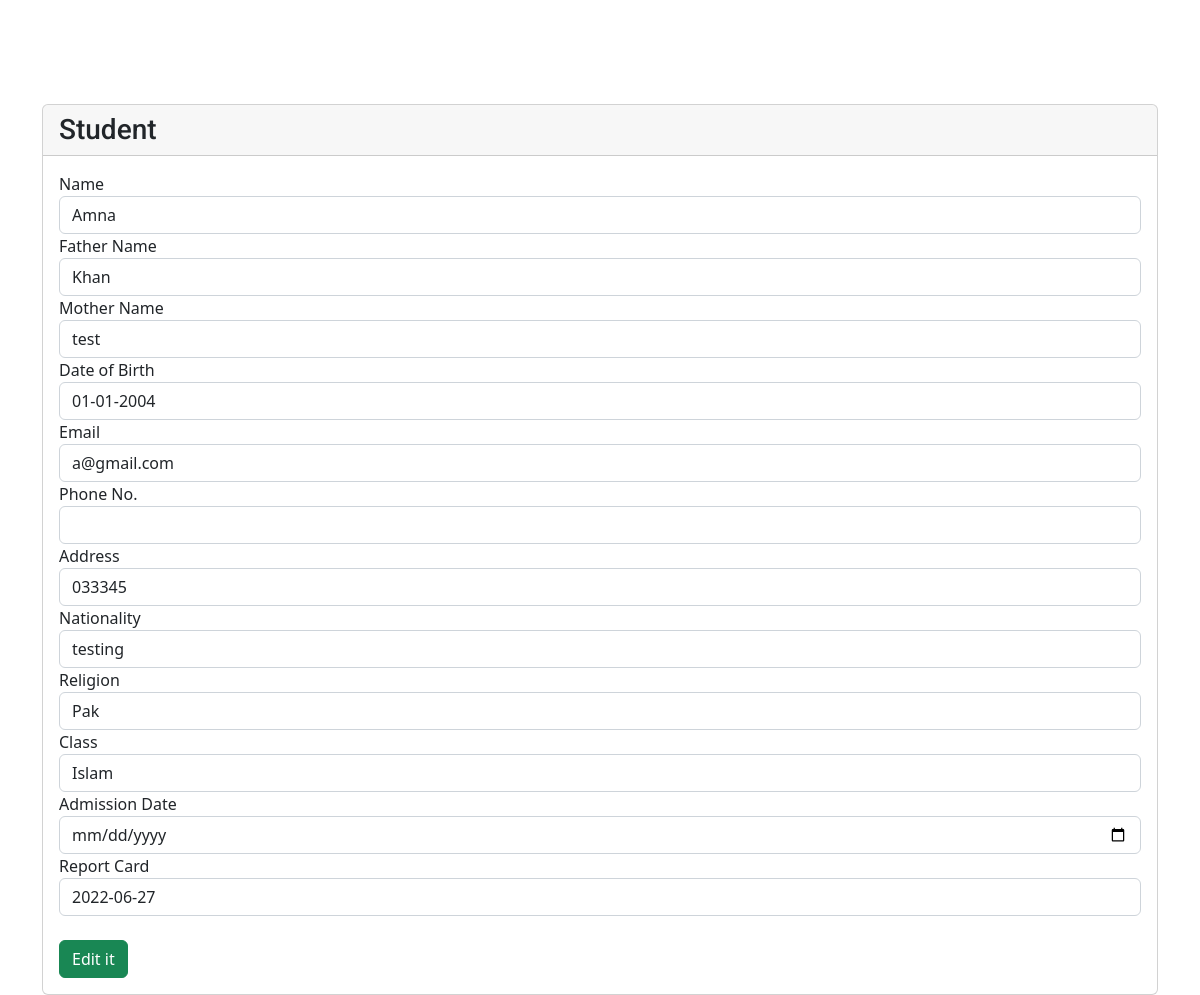
The app's page /ADMIN/S-edit.php?id=2, older data.
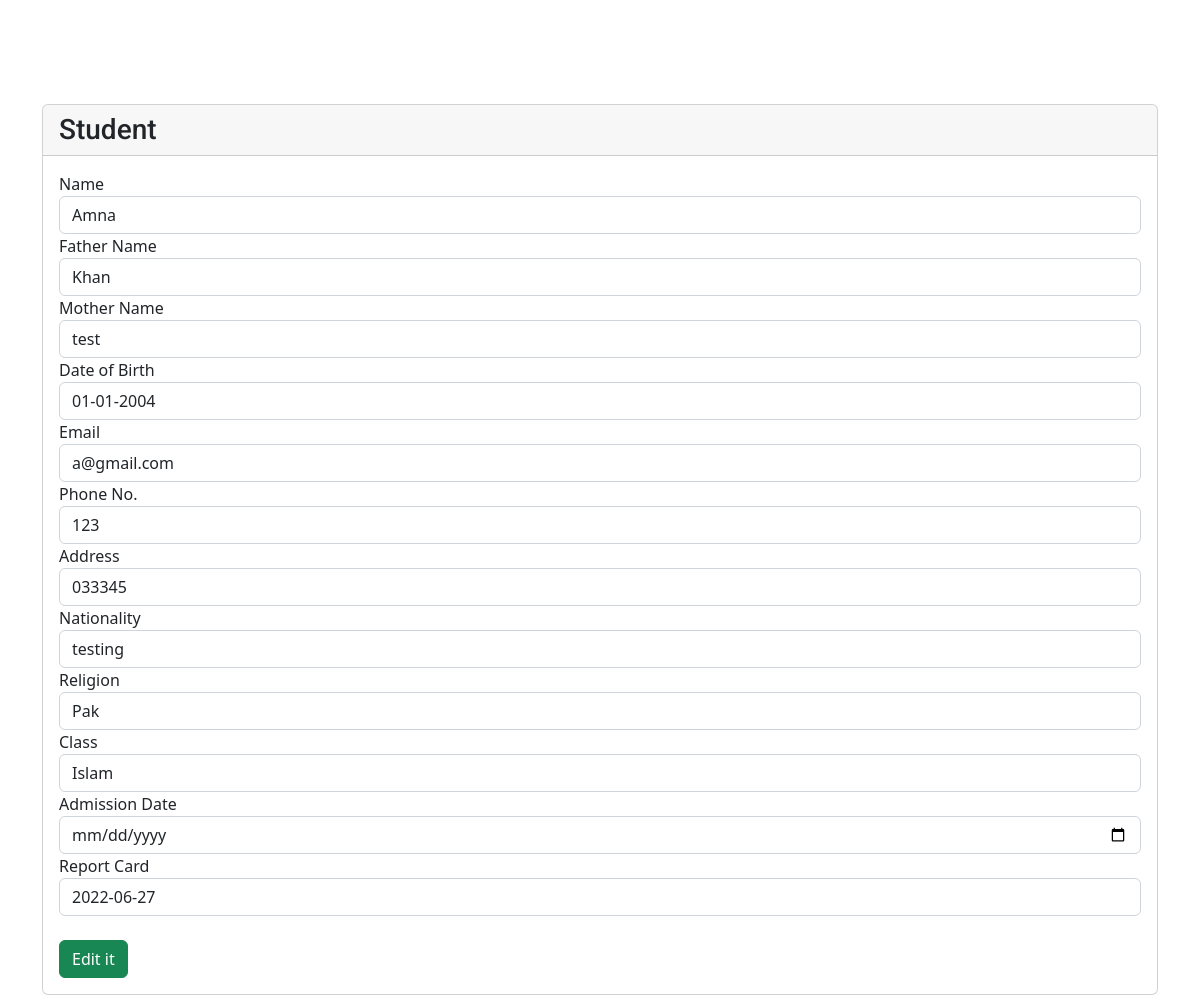
The same page, newer data.
### tables this page shows
CREATE TABLE `student` (
  `Id` int(11) NOT NULL,
  `First_Name` varchar(225) DEFAULT NULL,
  `Father_Name` varchar(225) NOT NULL,
  `Mother_Name` varchar(225) NOT NULL,
  `Date_of_Birth` varchar(225) NOT NULL,
  `Email` varchar(225) NOT NULL,
  `Pass` varchar(225) NOT NULL,
  `Phone` varchar(225) NOT NULL,
  `Address` varchar(225) NOT NULL,
  `Nationality` varchar(225) NOT NULL,
  `Religion` varchar(225) NOT NULL,
  `Class` varchar(225) NOT NULL,
  `Date` varchar(225) NOT NULL,
  `Report_Card` varchar(225) NOT NULL,
  `Role` int(11) NOT NULL DEFAULT 2
);

### ADMIN/S-edit.php (the view, shortened to what this page needs)
<?php
 $conn = mysqli_connect("Localhost","root","","online-school-system");
?>
<!DOCTYPE html>
<html lang="en">
 <head>
     <link href="https://cdnjs.cloudflare.com/ajax/libs/font-awesome/5.10.0/css/all.min.css" rel="stylesheet">
     <link href="https://cdn.jsdelivr.net/npm/bootstrap-icons@1.4.1/font/bootstrap-icons.css" rel="stylesheet">
     <link href="lib/owlcarousel/assets/owl.carousel.min.css" rel="stylesheet">
     <link href="lib/tempusdominus/css/tempusdominus-bootstrap-4.min.css" rel="stylesheet" />
     <link href="css/bootstrap.min.css" rel="stylesheet">
     <link href="https://cdn.jsdelivr.net/npm/bootstrap@5.2.0-beta1/dist/css/bootstrap.min.css" rel="stylesheet">
     <link href="css/style.css" rel="stylesheet">
 </head>
 <body>
     <div class="container">
         <h1 class="mt-2 text-center">EDIT FORM</h1>
         <?php
             $id = $_GET["id"];
             $query = "SELECT * FROM `student` WHERE `Id` = $id";
             $result = mysqli_query($conn,$query);
             if(mysqli_num_rows($result))
               {
                 while($row = mysqli_fetch_array($result)){
            ?>
         <div class="card mt-5">
              <h3 class="card-header">Student</h3>
              <div class="card-body">
                 <form action="#" method="post">
                     <div class="form-group">
                         <label>Name</label>
                         <input type="text" class="form-control" name="name" value="<?php echo $row[1];?>">
                     </div>
                     <div class="form-group">
                         <label>Father Name</label>
                         <input type="text" class="form-control" name="fname" value="<?php echo $row[2];?>">
                     </div>
                     <div class="form-group">
                         <label>Mother Name</label>
                         <input type="text" class="form-control" name="mname" value="<?php echo $row[3];?>">
                     </div>
                     <div class="form-group">
                         <label>Date of Birth</label>
                         <input type="text" class="form-control" name="dob" value="<?php echo $row[4];?>">
                     </div>
                     <div class="form-group">
                         <label>Email</label>
                         <input type="email" class="form-control" name="email" value="<?php echo $row[5];?>">
                     </div>
                     <div class="form-group">
                         <label>Phone No.</label>
                         <input type="text" class="form-control" name="phone" value="<?php echo $row[6];?>">
                     </div>
                     <div class="form-group">
                         <label>Address</label>
                         <input type="text" class="form-control" name="add" value="<?php echo $row[7];?>">
                     </div>
                     <div class="form-group">
                         <label>Nationality</label>
                         <input type="text" class="form-control" name="nat" value="<?php echo $row[8];?>">
                     </div>
                     <div class="form-group">
                         <label>Religion</label>
                         <input type="text" class="form-control" name="rel" value="<?php echo $row[9];?>">
                     </div>
                     <div class="form-group">
                         <label>Class</label>
                         <input type="text" class="form-control" name="class" value="<?php echo $row[10];?>">
                     </div>
                     <div class="form-group">
                         <label>Admission Date</label>
                         <input type="date" class="form-control" name="ad" value="<?php echo $row[11];?>">
                     </div>
                     <div class="form-group">
                         <label>Report Card</label>
                         <input type="text" class="form-control" name="rc" value="<?php echo $row[12];?>">
                     </div>
                     <br>
                     <div class="form-group">
                         <input type="Submit" class="btn btn-success" name="submit" value="Edit it">
                     </div>
                 </form>
             </div>
         </div>
         <?php
             }
             }
            ?>
 </body>
</html>

Row changes from the older to the newer data that the page shows:
changed student "Amna": phone (not shown) → "123"
